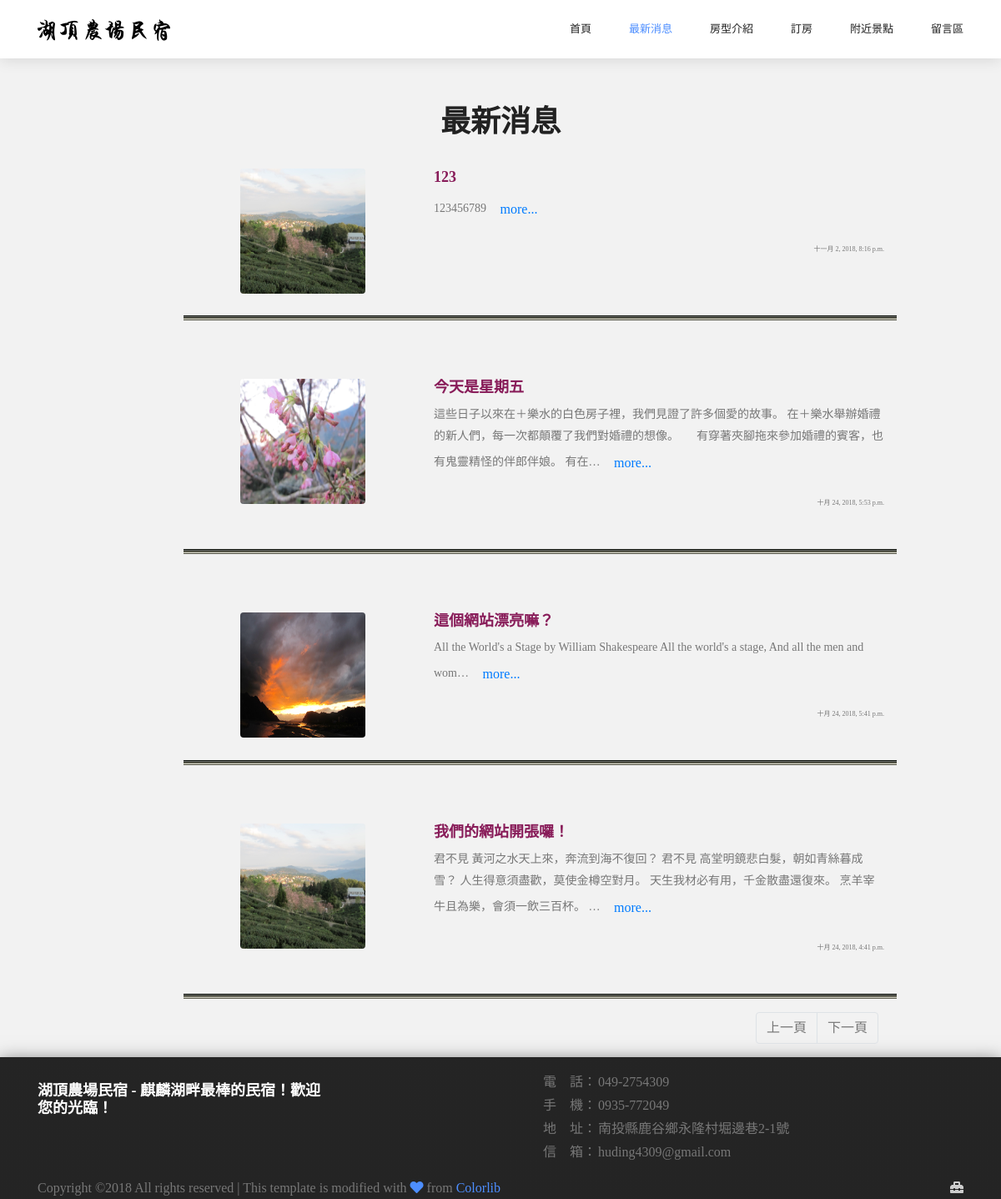
/news, run on an earlier commit of the app's database.
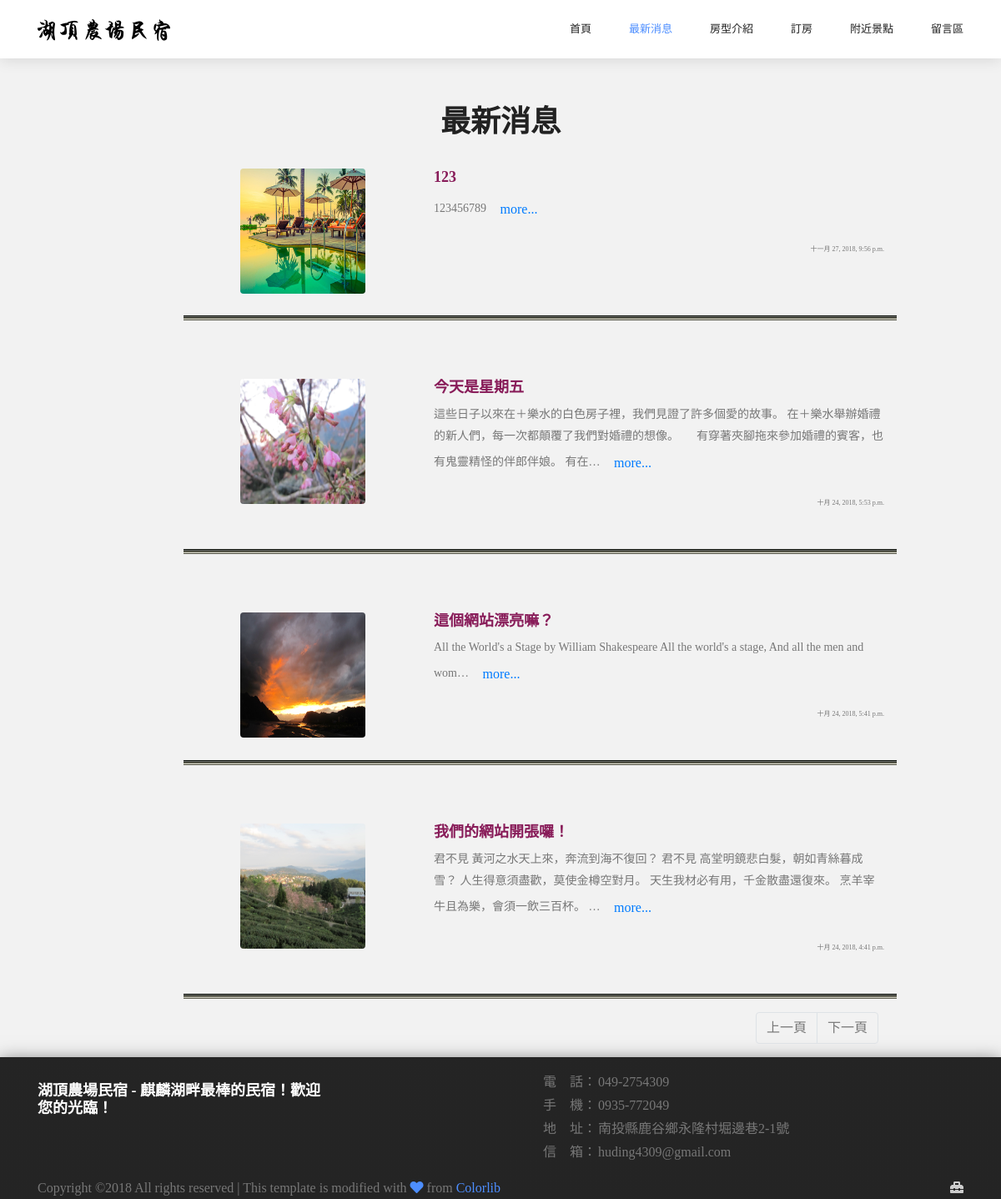
And on a later commit of the database.
### mysite/models.py (models this page shows)
class news_dashboard(models.Model):
    class Meta:
        verbose_name = '最新消息'
        verbose_name_plural = '最新消息'
    news_title = models.CharField(max_length=30, verbose_name='標題')
    news_content = models.TextField(verbose_name='內容')
    news_thumbnail = models.FileField(verbose_name='縮圖')
    news_upload_time = models.DateTimeField(auto_now=True, verbose_name='發布時間')

### mysite/views.py (the view)
# urls.py: path('news', views.news, name='news'),
def news(request):
    news = True
    all_news = models.news_dashboard.objects.all().order_by('-news_upload_time')
    paginator = Paginator(all_news, 10)
    p = request.GET.get('p')
    if not p:
        p = 1
    try:
        some_news = paginator.page(p)
    except PageNotAnInteger:
        some_news = paginator.page(1)
    except EmptyPage:
        some_news = paginator.page(paginator.num_pages)
    return HttpResponse(render(request, '../templates/news.html', locals()))

### templates/news.html (shortened to what this page needs)
{% extends "base.html" %}
{% block content %}
{% load static %}
<div class='container' align='center'>
<h1 align=center>最新消息</h1>
{% for news in some_news %}
<br>
<div class='row'>
  <div class='col-sm-2'>
  </div>
	<div class='col-sm-3'>
    <img src="{{ news.news_thumbnail.url }}" class="rounded mx-auto d-block" width=150 height=150>
	</div>
	<div class='col-sm-6'>
    <h4 align='left'>{{ news.news_title}}</h4>
      <p style="font-size: 14px;text-align: left;">{{news.news_content|truncatechars:100|safe}}
          <button data-toggle="modal" class="btn btn-link" data-target="#myModal{{ forloop.counter }}">more...</button>
      </p>
    <p style="font-size: 8px" align='right'>{{ news.news_upload_time}}</p>
	</div>
</div>
<br>
<div class='row'><div class="new_line col-md-9 offset-md-2"></div></div>
{% endfor %}
<br>
<nav style="right: 0px; position: absolute; transform:translate(-100%,-100%)">
    <ul class="pagination">
      <li class="page-item">
        <a class="page-link" {% if some_news.has_previous %} href="news?p={{ some_news.previous_page_number }}" {% endif %}>上一頁</a>
      </li>
      <li class="page-item">
        <a class="page-link" {% if some_news.has_next %} href="news?p={{ some_news.next_page_number }}" {% endif %}>下一頁</a>
      </li>
    </ul>
</nav>
</div>
{% endblock %}

What changed in the data, as far as the page shows it:
changed news_dashboard: news_thumbnail: a different picture; news_upload_time "十一月 2, 2018, 8:16 p.m." → "十一月 27, 2018, 9:56 p.m."
